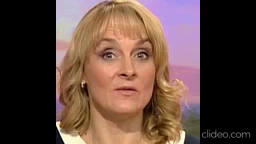
#> input picture frame 63 of LipReading/ABOUT.mp4, 256 x 144 px, given in place of the camera
$ python VideoMouthDetection.py
#> lines starting #> are read from the running program, lines starting #| are printed output that depends on the picture; after the words box and inside, x2 and y2 are one past the last pixel; in counts of white or black regions, pixels touching at a corner belong together
import cv2
import numpy as np

#cascPath = "D:/opencv/sources/data/haarcascades/haarcascade_frontalface_default.xml"
#eyePath = "D:/opencv/sources/data/haarcascades/haarcascade_eye.xml"
smilePath = "D:/opencv/sources/data/haarcascades/haarcascade_smile.xml"

#faceCascade = cv2.CascadeClassifier(cascPath)
#eyeCascade = cv2.CascadeClassifier(eyePath)
smileCascade = cv2.CascadeClassifier(smilePath)

font = cv2.FONT_HERSHEY_SIMPLEX
video_capture = cv2.VideoCapture(0)

fourcc = cv2.VideoWriter_fourcc(*'XVID')
out = cv2.VideoWriter('output.avi',fourcc, 20.0, (640,480))

while True:
    # Capture frame-by-frame
    ret, frame = video_capture.read()
#> frame is the input picture: shape (144, 256, 3); mean B, G, R 63, 71.2, 95.1

    gray = cv2.cvtColor(frame, cv2.COLOR_BGR2GRAY)
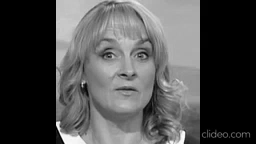
#> gray: shape (144, 256); min 0, max 254, mean 77.4

    smile = smileCascade.detectMultiScale(
        gray,
        scaleFactor= 1.16,
        minNeighbors=35,
        minSize=(25, 25),
        flags=cv2.CASCADE_SCALE_IMAGE
    )
#> smile = [[77, 61, 95, 47]]

    # Draw a rectangle around the faces
    for (x, y, w, h) in smile: #w = width, h = height
        cv2.rectangle(frame, (x, y), (x+w, y+h), (255, 0, 0), 3)
        roi_gray = gray[y:y+h, x:x+w]
        roi_color = frame[y:y+h, x:x+w]
        cv2.putText(frame,'SMILEEEEEEEEE',(x, y), font, 2,(255,0,0),5)
        cv2.putText(frame,'Number of Faces : ' + str(len(smile)),(40, 40), font, 1,(255,0,0),2)
#> this loop made 1 pass
#> pass 1, `roi_gray = gray[y:y+h, x:x+w]`:
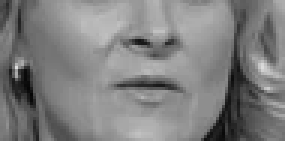
#> roi_gray: shape (47, 95) (shown 3 times larger); min 5, max 220, mean 127.1
#> pass 1, `roi_color = frame[y:y+h, x:x+w]`:
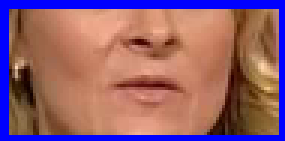
#> roi_color: shape (47, 95, 3) (shown 3 times larger); mean B, G, R 111, 96.2, 144.8
#> after the loop:
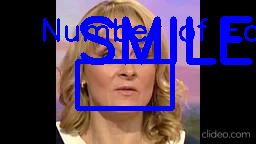
#> frame: shape (144, 256, 3); 15.28% of pixels changed, all inside (x1, y1, x2, y2) = (43, 16, 256, 111)
    """

    for (sx, sy, sw, sh) in smile:
        cv2.rectangle(roi_color, (sh, sy), (sx+sw, sy+sh), (255, 0, 0), 2)
        cv2.putText(frame,'Smile',(x + sx,y + sy), 1, 1, (0, 255, 0), 1)
    # Display the resulting frame

    """
    cv2.imshow('Video', frame)
    if cv2.waitKey(1) & 0xFF == ord('q'):
#> (key q is pressed here)
        break

video_capture.release()
cv2.destroyAllWindows()
"""


    eyes = eyeCascade.detectMultiScale(roi_gray)
    for (ex,ey,ew,eh) in eyes:
        cv2.rectangle(roi_color,(ex,ey),(ex+ew,ey+eh),(0,255,0),2)
        cv2.putText(frame,'Eye',(x + ex,y + ey), 1, 1, (0, 255, 0), 1)

"""


# When everything is done, release the capture
